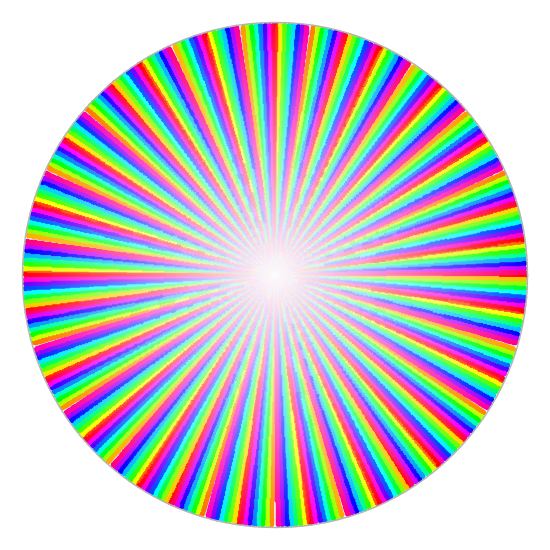
Frame 1 (no input)
Frame 60 (the mouse pressed at the canvas centre just before this capture): identical to frame 1, image omitted
Frame 120 (the mouse held since frame 60 and released just before this capture): identical to frame 1, image omitted

The Processing sketch that drew this single still picture (run headless with seeded random() and noise(); from frame 60 on, the mouse is pressed at the canvas centre):

// Processing sketch: ColorWheelSelector
// ── ColorWheelSelector.pde
ColorWheel cw;

void setup() {
  size(550, 550);
  background(255);
  
  cw = new ColorWheel(250);
}

void draw() {
  background(255);
  cw.show();
}
// ── ColorWheel.pde
class ColorWheel {
  
  PVector pos;
  float radius;
  float scl;
  
  PGraphics wheel;
  
  //Constructors
  ColorWheel() {
    pos = new PVector(width / 2, height / 2);
    radius = 100;
    scl = radius / 100;
    createWheel();
  }
  
  ColorWheel(float r) {
    pos = new PVector(width / 2, height / 2);
    radius = r;
    scl = radius / 100;
    createWheel();
  }
  
  ColorWheel(PVector p, float r) {
    pos = p;
    radius = r;
    scl = radius / 100;
    createWheel();
  }
  
  
  //Create the wheel
  void createWheel() {
    wheel = createGraphics(width, height);
    wheel.beginDraw();
    wheel.colorMode(HSB, 360, 100, 100);
    wheel.translate(pos.x, pos.y);
    
    //Fill the circle with HSB colors depending on radius and angle
    for (int s = 0; s <= radius; s++) {
      for (int h = 0; h < 360; h++) {
        float x = s * cos(h);
        float y = s * sin(h);
        wheel.stroke(h, s / scl, 100);
        wheel.strokeWeight(scl * 2.2);
        wheel.point(x,y);
      }
    }
    
    wheel.stroke(255);
    wheel.noFill();
    wheel.strokeWeight(1.5);
    wheel.ellipse(0, 0, radius * 2 + 5, radius * 2 + 5);
    wheel.endDraw();
  }
  
  //Draw the wheel
  void show() {
    image(wheel, 0, 0);
  }
}
